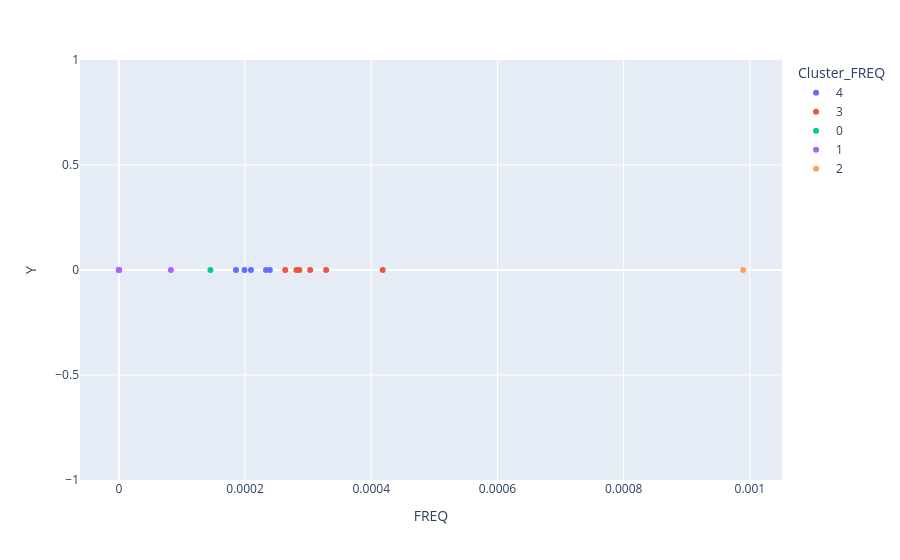

Notebook code for this chart:
### Code cell
# Visualisation
data["Cluster_FREQ"] = kmeans_FREQ.labels_
data["Cluster_FREQ"] = data["Cluster_FREQ"].astype(str)
data["Y"] = 0

fig = px.scatter(data, x="FREQ", y="Y", color="Cluster_FREQ")
fig.show()

### Figure 1 — Plotly figure (JSON) as saved in the notebook; plotly's stock layout.template omitted (floating-point values rounded to 4 significant figures)
{"data": [{"hovertemplate": "Cluster_FREQ=4<br>FREQ=%{x}<br>Y=%{y}<extra></extra>", "legendgroup": "4", "marker": {"color": "#636efa", "symbol": "circle"}, "mode": "markers", "name": "4", "orientation": "v", "showlegend": true, "type": "scatter", "x": [0.0002392, 0.0001991, 0.0002093, 0.0001856, 0.0002332], "xaxis": "x", "y": [0, 0, 0, 0, 0], "yaxis": "y"}, {"hovertemplate": "Cluster_FREQ=3<br>FREQ=%{x}<br>Y=%{y}<extra></extra>", "legendgroup": "3", "marker": {"color": "#EF553B", "symbol": "circle"}, "mode": "markers", "name": "3", "orientation": "v", "showlegend": true, "type": "scatter", "x": [0.0002637, 0.0003032, 0.0002861, 0.0004181, 0.0002814, 0.0003285], "xaxis": "x", "y": [0, 0, 0, 0, 0, 0], "yaxis": "y"}, {"hovertemplate": "Cluster_FREQ=0<br>FREQ=%{x}<br>Y=%{y}<extra></extra>", "legendgroup": "0", "marker": {"color": "#00cc96", "symbol": "circle"}, "mode": "markers", "name": "0", "orientation": "v", "showlegend": true, "type": "scatter", "x": [0.0001451], "xaxis": "x", "y": [0], "yaxis": "y"}, {"hovertemplate": "Cluster_FREQ=1<br>FREQ=%{x}<br>Y=%{y}<extra></extra>", "legendgroup": "1", "marker": {"color": "#ab63fa", "symbol": "circle"}, "mode": "markers", "name": "1", "orientation": "v", "showlegend": true, "type": "scatter", "x": [8.244e-05, 0.0, 0.0, 0.0], "xaxis": "x", "y": [0, 0, 0, 0], "yaxis": "y"}, {"hovertemplate": "Cluster_FREQ=2<br>FREQ=%{x}<br>Y=%{y}<extra></extra>", "legendgroup": "2", "marker": {"color": "#FFA15A", "symbol": "circle"}, "mode": "markers", "name": "2", "orientation": "v", "showlegend": true, "type": "scatter", "x": [0.0009893], "xaxis": "x", "y": [0], "yaxis": "y"}], "layout": {"legend": {"title": {"text": "Cluster_FREQ"}, "tracegroupgap": 0}, "margin": {"t": 60}, "xaxis": {"anchor": "y", "domain": [0, 1], "title": {"text": "FREQ"}}, "yaxis": {"anchor": "x", "domain": [0, 1], "title": {"text": "Y"}}}}
